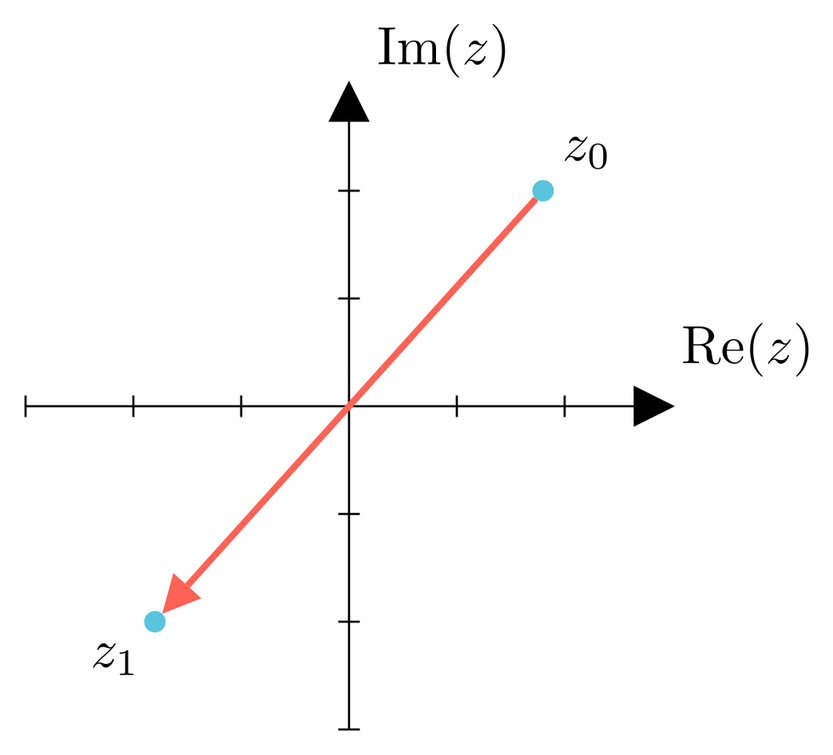
#> input picture paper/ICLR Main/figures/EuclideanFlow_cropped.png, 833 x 755 px, shrunk from 1043 x 946 before the run
$ python crop_figures.py '../../paper/ICLR Main/figures/EuclideanFlow_cropped.png'
#> lines starting #> are read from the running program, lines starting #| are printed output that depends on the picture
#!/usr/bin/env python3
"""
crop_figures.py - Tight bounding-box cropping and aspect-ratio harmonization for Manim figures.

Trims excess white background margins and adds a professional padding so that figures
fill LaTeX subfigure frames cleanly without excessive whitespace or optical scaling mismatches.
"""

from __future__ import annotations

import argparse
from pathlib import Path
from typing import Sequence
import numpy as np
from PIL import Image


def get_content_bbox(
    img: Image.Image,
    bg_color: tuple[int, int, int] = (255, 255, 255),
    threshold: int = 5,
) -> tuple[int, int, int, int]:
    """
    Find the bounding box (left, top, right, bottom) containing non-background pixels.
    """
    arr = np.array(img.convert("RGB"))
    bg = np.array(bg_color, dtype=np.int16).reshape(1, 1, 3)
    diff = np.abs(arr.astype(np.int16) - bg)
    mask = (diff > threshold).any(axis=2)

    rows = np.where(mask.any(axis=1))[0]
    cols = np.where(mask.any(axis=0))[0]

    if len(rows) == 0 or len(cols) == 0:
        return (0, 0, img.width, img.height)

    return (int(cols[0]), int(rows[0]), int(cols[-1] + 1), int(rows[-1] + 1))


def crop_image_tight(
    img: Image.Image,
    padding: int = 30,
    bg_color: tuple[int, int, int] = (255, 255, 255),
    threshold: int = 5,
) -> Image.Image:
    """
    Crop an image tightly around its content and add a uniform padding around all 4 sides.
    """
    left, top, right, bottom = get_content_bbox(img, bg_color=bg_color, threshold=threshold)
    content_w = right - left
    content_h = bottom - top

    target_w = content_w + 2 * padding
    target_h = content_h + 2 * padding

    content = img.crop((left, top, right, bottom))
    canvas = Image.new("RGB", (target_w, target_h), bg_color)
    canvas.paste(content, (padding, padding))
    return canvas


def crop_and_harmonize(
    images: Sequence[Image.Image],
    padding: int = 30,
    bg_color: tuple[int, int, int] = (255, 255, 255),
    threshold: int = 5,
) -> list[Image.Image]:
    """
    Crop a batch of images to their visual content and harmonize canvas dimensions
    so that all images share the same width and height while preserving a minimum padding.

    This ensures that when included in LaTeX subfigures with \\includegraphics[width=\\linewidth],
    both subfigures have identical heights, optical scales, and baseline alignment.
    """
    bboxes = [get_content_bbox(im, bg_color=bg_color, threshold=threshold) for im in images]

    max_content_w = max(r - l for l, t, r, b in bboxes)
    max_content_h = max(b - t for l, t, r, b in bboxes)

    target_w = max_content_w + 2 * padding
    target_h = max_content_h + 2 * padding

    harmonized = []
    for im, (l, t, r, b) in zip(images, bboxes):
        content = im.crop((l, t, r, b))
        cw = r - l
        ch = b - t
        pad_x = (target_w - cw) // 2
        pad_y = (target_h - ch) // 2

        canvas = Image.new("RGB", (target_w, target_h), bg_color)
        canvas.paste(content, (pad_x, pad_y))
        harmonized.append(canvas)

    return harmonized


def process_figures(
    input_paths: list[Path],
    output_paths: list[Path] | None = None,
    padding: int = 30,
    harmonize: bool = True,
    bg_color: tuple[int, int, int] = (255, 255, 255),
    threshold: int = 5,
) -> list[tuple[Path, tuple[int, int], Path, tuple[int, int]]]:
    """
    Load, crop, and save figures. Returns a summary list of (in_path, in_size, out_path, out_size).
    """
    images = [Image.open(p) for p in input_paths]

    if harmonize and len(images) > 1:
        processed = crop_and_harmonize(
            images, padding=padding, bg_color=bg_color, threshold=threshold
        )
    else:
        processed = [
            crop_image_tight(im, padding=padding, bg_color=bg_color, threshold=threshold)
            for im in images
        ]

    results = []
    for in_path, in_img, out_img, out_path in zip(input_paths, images, processed, output_paths):
        out_path.parent.mkdir(parents=True, exist_ok=True)
        out_img.save(out_path, format="PNG", optimize=True)
        results.append((in_path, in_img.size, out_path, out_img.size))

    return results


def main() -> None:
    parser = argparse.ArgumentParser(
        description="Crop excessive white margins from Manim figures and harmonize proportions for LaTeX."
    )
    parser.add_argument(
        "inputs",
        nargs="*",
        type=Path,
        help="Input image files. If omitted, default flow_viz figures will be processed.",
    )
    parser.add_argument(
        "--padding",
        "-p",
        type=int,
        default=30,
        help="Padding in pixels around visual content bounding box (default: 30).",
    )
    parser.add_argument(
        "--no-harmonize",
        action="store_true",
        help="Disable aspect ratio / dimension harmonization across images (perform independent tight crops).",
    )
    parser.add_argument(
        "--output-dir",
        "-o",
        type=Path,
        default=None,
        help="Output directory for cropped images (default: same directory as inputs).",
    )
    parser.add_argument(
        "--suffix",
        type=str,
        default="_cropped",
        help="Suffix added to filename if output name not explicitly given (default: _cropped).",
    )

    args = parser.parse_args()

    default_dir = Path(__file__).resolve().parent.parent / "outputs" / "images" / "flow_viz"

    if not args.inputs:
        default_euc = default_dir / "EuclideanFlow_ManimCE_v0.21.0.png"
        default_cyl = default_dir / "CylindricalFlow_ManimCE_v0.21.0.png"

        # Fallback check if unversioned exists
        if not default_euc.exists():
            candidates = list(default_dir.glob("EuclideanFlow*.png"))
            if candidates:
                default_euc = candidates[0]
        if not default_cyl.exists():
            candidates = list(default_dir.glob("CylindricalFlow*.png"))
            if candidates:
                default_cyl = candidates[0]

        input_paths = [default_euc, default_cyl]
        output_paths = [
            (args.output_dir or default_dir) / "EuclideanFlow_cropped.png",
            (args.output_dir or default_dir) / "CylindricalFlow_cropped.png",
        ]
    else:
        input_paths = []
        for p in args.inputs:
            if p.is_dir():
                input_paths.extend(sorted(p.glob("*.png")))
            elif p.is_file():
                input_paths.append(p)
            else:
                print(f"Warning: {p} does not exist. Skipping.")

        output_paths = []
        for p in input_paths:
            out_dir = args.output_dir or p.parent
            # Clean Manim CE version suffix if present for cleaner names
            stem = p.stem.split("_ManimCE_")[0]
            out_name = f"{stem}{args.suffix}.png"
            output_paths.append(out_dir / out_name)

    if not input_paths:
        print("No valid input images found.")
        return

    harmonize = not args.no_harmonize
    print(
        f"Processing {len(input_paths)} figure(s) [padding={args.padding}px, harmonize={harmonize}]..."
    )

    results = process_figures(
        input_paths=input_paths,
        output_paths=output_paths,
        padding=args.padding,
        harmonize=harmonize,
    )
#> in process_figures, `images = [Image.open(p) for p in input_paths]`: images = 1 item
#> in crop_image_tight, img is the input picture: PIL image 833x755 RGB; mean R, G, B 251.9, 251, 250.9
#> in crop_image_tight, `content = img.crop((left, top, right, bottom))`:
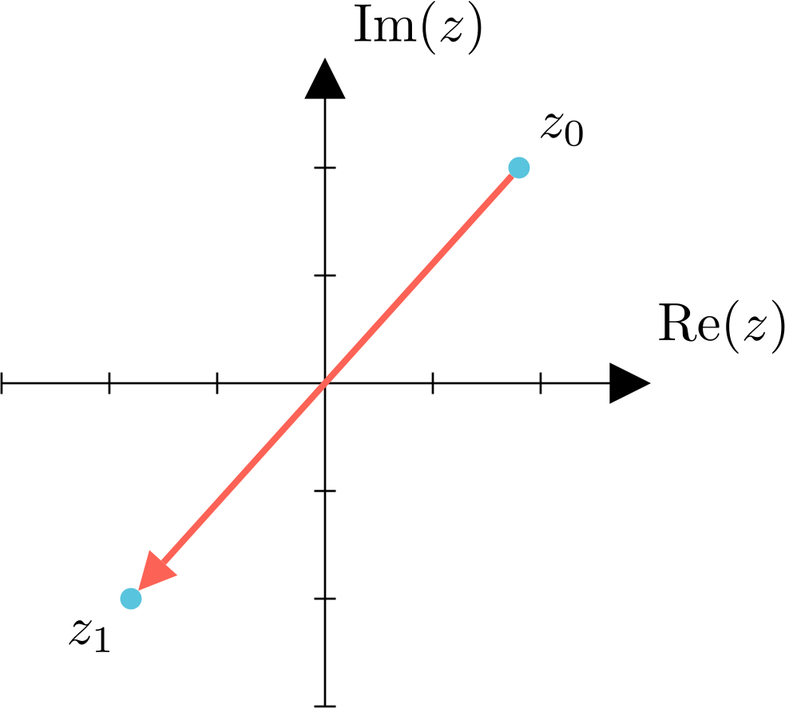
#> content: PIL image 785x708 RGB; mean R, G, B 251.5, 250.5, 250.4
#> in crop_image_tight, `canvas = Image.new("RGB", (target_w, target_h), bg_color)`: canvas: PIL image 845x768 RGB; every value is 255
#> in crop_image_tight, `canvas.paste(content, (padding, padding))`:
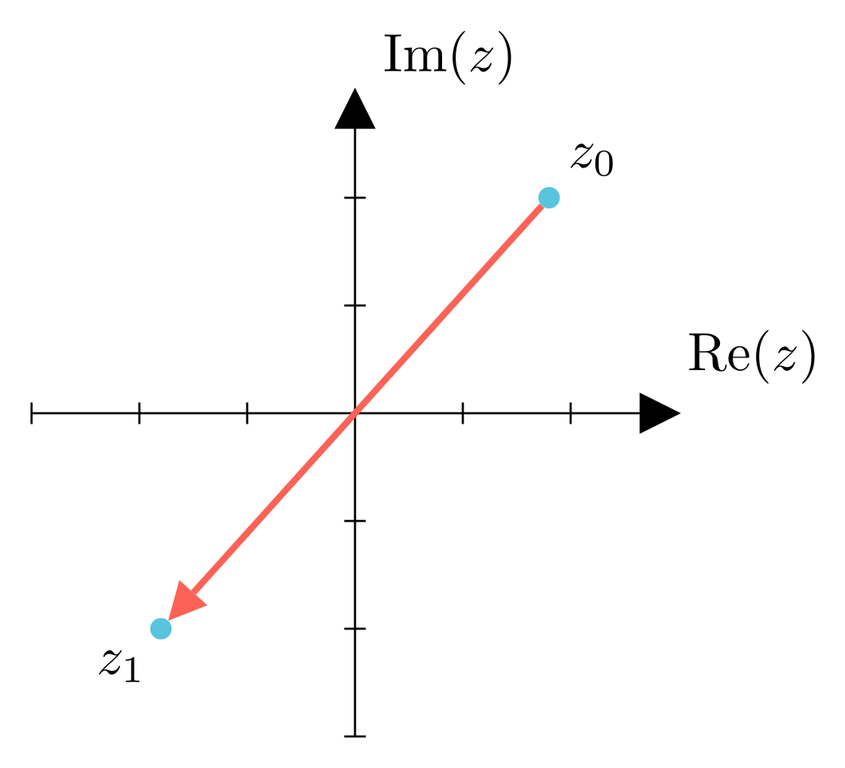
#> canvas: PIL image 845x768 RGB; mean R, G, B 252, 251.1, 251.1
#> the loop in process_figures, `for in_path, in_img, out_img, out_path in zip(input_paths, images, pro..` made 1 pass
#> results = 1 item

    print("\nCropping Results:")
    print("-" * 80)
    for in_p, in_sz, out_p, out_sz in results:
        print(f"File:   {in_p.name} -> {out_p.name}")
        print(f"Before: {in_sz[0]}x{in_sz[1]} px")
        print(f"After:  {out_sz[0]}x{out_sz[1]} px (Aspect Ratio: {out_sz[0] / out_sz[1]:.3f})")
        print(f"Path:   {out_p.resolve()}")
        print("-" * 80)
#> this loop made 1 pass
#> (in_sz, out_sz) on pass 1: ((833, 755), (845, 768))
#| File:   EuclideanFlow_cropped.png -> EuclideanFlow_cropped_cropped.png
#| Before: 833x755 px
#| After:  845x768 px (Aspect Ratio: 1.100)
#| Path:   paper/ICLR Main/figures/EuclideanFlow_cropped_cropped.png
#| --------------------------------------------------------------------------------


if __name__ == "__main__":
    main()
